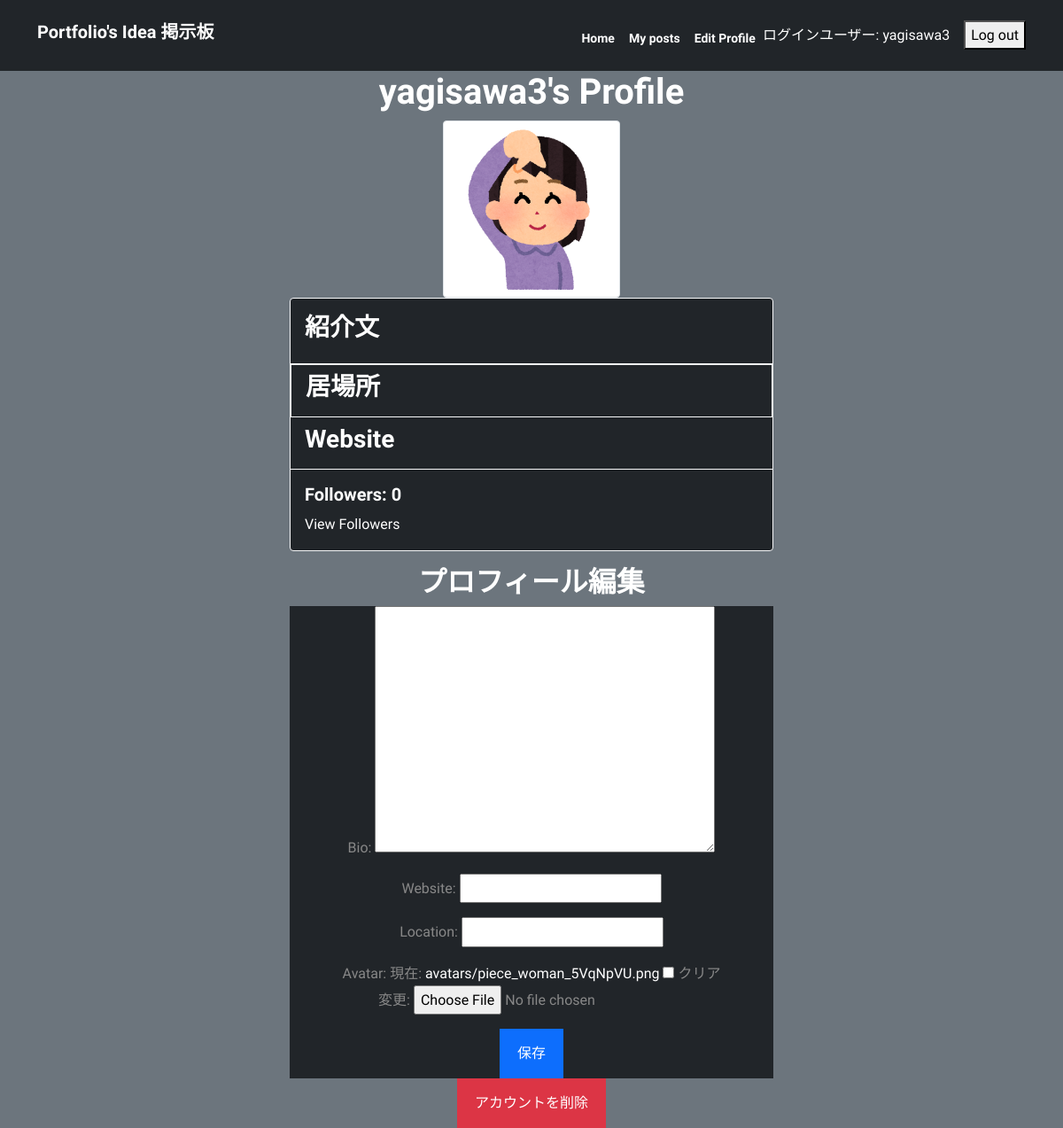
Screenshot of /profile/yagisawa3/ (signed in) with the database file from the repository.
### myapp/models.py (models this page shows, shortened)
class Profile(models.Model):
    user = models.OneToOneField(User, on_delete=models.CASCADE)
    bio = models.TextField(max_length=500, blank=True)
    website = models.URLField(max_length=200, blank=True)
    location = models.CharField(max_length=100, blank=True)
    avatar = models.ImageField(upload_to='avatars/', blank=True, null=True)
    followers = models.ManyToManyField(User, related_name='following', blank=True)
    followers_count = models.PositiveIntegerField(default=0)

### myapp/views.py (the view)
# urls.py: path('profile/<str:username>/', profile, name='profile'),
@login_required
def profile(request, username):
    profile_user = get_object_or_404(User, username=username)
    try:
        profile = Profile.objects.get(user=profile_user)
    except Profile.DoesNotExist:
        profile = None
    if request.method == 'POST':
        if profile_user == request.user:
            form = ProfileForm(request.POST, request.FILES, instance=profile)
            if form.is_valid():
                form.save()
                return redirect('profile', username=username)
            else:
                error_message = "There was an error in the form."
        else:
            error_message = "You are not allowed to edit this profile."
    else:
        form = ProfileForm(instance=profile)
        error_message = None
    if profile is None:
        profile = Profile(user=profile_user)
        profile.save()
    is_following = False
    followers_count = 0
    if request.user.is_authenticated:
        connection, created = Connection.objects.get_or_create(user=request.user)
        is_following = connection.following.filter(id=profile_user.id).exists()
        followers_count = Connection.objects.filter(following=profile_user).count()
    followers = profile.followers.all
    context = {
        'form': form,
        'profile': profile,
        'error_message': error_message,
        'is_following': is_following,
        'followers_count': followers_count,
    }
    return render(request, 'myapp/profile.html', context)

### myapp/forms.py
class ProfileForm(forms.ModelForm):
    class Meta:
        model = Profile
        fields = ('bio', 'website', 'location', 'avatar')

### myapp/templates/myapp/profile.html (shortened to what this page needs)
{% extends 'base.html' %}
{% load static %}
{% block content %}
<div class="container justify-content-center">
  <div class="row justify-content-center">
    <div class="col-md-6">
      <h1 class="text-center">{{ profile.user.username }}'s Profile</h1>
      {% if profile.avatar %}
      <img src="{{ profile.avatar.url }}" alt="{{ profile.user.username }}" class="img-thumbnail" style="display: block; margin: 0 auto; max-width: 100%; height: auto; width: 200px; height: 200px;">
    {% else %}
      <img src="{% static 'images/new_default_avatar.png' %}" alt="{{ profile.user.username }}" class="img-thumbnail mb-3" style="display: block; margin: 0 auto; max-width: 100%; height: auto; width: 200px; height: 200px;">
    {% endif %}
      <div class="card mb-3 bg-dark border border-light">
        <div class="card-body">
          <h3 class="card-title">紹介文</h3>
        </div>
        <ul class="list-group list-group-flush">
          <li class="list-group-item bg-dark border border-light">
            <h3 class="card-title">居場所</h3>
          </li>
          <li class="list-group-item bg-dark">
            <h3 class="card-title">Website</h3>
          </li>
        </ul>
        <div class="card-body">
          <h5 class="card-title">Followers: {{ followers_count }}</h5>
          <a href="{% url 'followers' username=profile.user.username %}" class="card-link">View Followers</a>
        </div>
      </div>
      {% if request.user.is_authenticated %}
        {% if request.user == profile.user %}
          <h2 class="text-center">プロフィール編集</h2>
          <form method="POST" enctype="multipart/form-data" class="text-center bg-dark">
            {{ form.as_p }}
            <button type="submit" class="btn btn-primary">保存</button>
          </form>
        {% endif %}
      {% else %}
        <p class="text-center">このユーザーをフォローするにはログインする必要があります</p>
      {% endif %}
      {% if user.is_authenticated and user == profile.user %}
        <div class="text-center">
          <a href="{% url 'delete_account' %}" class="btn btn-danger" onclick="return confirm('削除したアカウントは元に戻りません。本当に削除しますか？')">アカウントを削除</a>
        </div>
      {% endif %}
    </div>
  </div>
</div>
{% endblock %}

### myapp/templates/base.html (shortened to what this page needs)
{% load static %}
<!DOCTYPE html>
<html>
  <head>
    <link href="https://cdn.jsdelivr.net/npm/bootstrap@5.0.2/dist/css/bootstrap.min.css" rel="stylesheet">
    <link rel="stylesheet" href="{% static 'myapp/style.css' %}">
  </head>
  <body class="bg-secondary">
      <nav class="navbar navbar-expand-lg navbar-dark bg-dark py-3">
        <div class="container">
          <h1 class="navbar-brand">Portfolio's Idea 掲示板</h1>
          <div class="collapse navbar-collapse" id="navbarNav">
            <ul class="navbar-nav ms-auto align-items-center">
              <li class="nav-item">
                <a class="nav-link active" aria-current="page" href="{% url 'post_list' %}">Home</a>
              </li>
              {% if user.is_authenticated %}
              <li class="nav-item">
                <a class="nav-link" href="{% url 'my_posts' %}">My posts</a>
              </li>
              <li class="nav-item">
                <a class="nav-link" href="{% url 'profile' user.username %}">Edit Profile</a>
              </li>
              <li class="nav-item align-items-center">
                <p class="text-white m-0">ログインユーザー: {{ user.username }}</p>
              </li>
              <li class="nav-item ms-3">
                <form method="post" action="{% url 'logout' %}">
                    <button type="submit">Log out</button>
                </form>
              </li>
              {% else %}
                <li class="auth-links">
                  <a href="{% url 'login' %}">Log in</a>
                  <a href="{% url 'signup' %}">Sign up</a>
                </li>
              {% endif %}
            </ul>
          </div>
        </div>
      </nav>
    <div id="content">
      {% block content %}
      {% endblock %}
    </div>
  </body>
</html>

### myapp/static/myapp/style.css (style rules this page uses)
:root { --primary: #0d6efd; --white: #ffffff; --body: #888; }
body { font-family: 'Sora', sans-serif; line-height: 1.7; color: var(--body); }
h1, h2, h3, h4, h5, h6 { color: var(--white); font-weight: 700; }
a { color: var(--white); text-decoration: none; }
.navbar .nav-link { color: #fff !important; font-size: 14px; font-weight: 700; padding-top: 16px; }
.btn { padding: 14px 18px; border-width: 2px; border-radius: 0; }
.card { margin-bottom: 20px; }

### rows the page displays
Profile: user.username "yagisawa3", avatar (picture)

### other values shown
{{ user.username }} "yagisawa3"
{{ followers_count }} "0"
